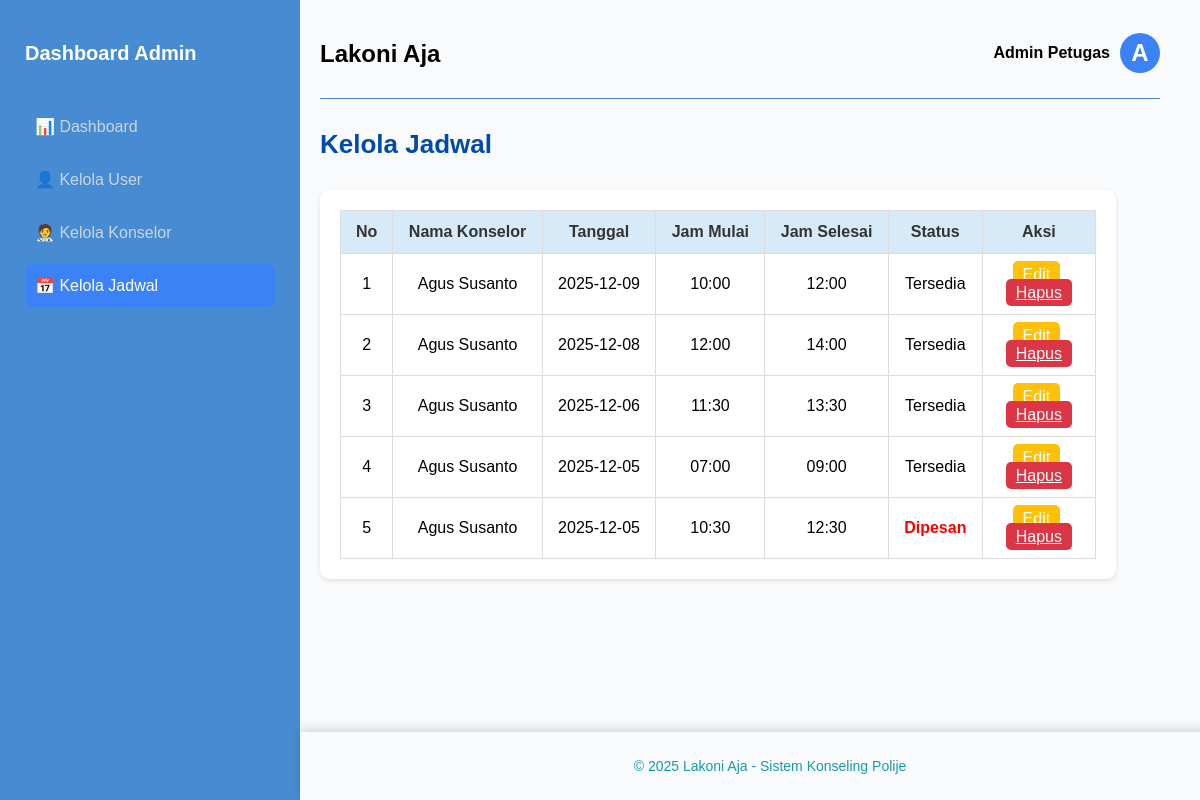
Page /kelola_jadwal.php (signed in) on the committed database.
### tables this page shows
CREATE TABLE `jadwal` (
  `id_jadwal` int NOT NULL,
  `id_konselor` int DEFAULT NULL,
  `tanggal` date NOT NULL,
  `jam_mulai` time NOT NULL,
  `jam_selesai` time NOT NULL,
  `status` enum('Tersedia','Dipesan','Selesai') NOT NULL DEFAULT 'Tersedia'
);

CREATE TABLE `konselor` (
  `id_konselor` int NOT NULL,
  `nama` varchar(100) NOT NULL,
  `username` varchar(50) NOT NULL,
  `password` varchar(255) NOT NULL,
  `nip` varchar(50) DEFAULT NULL,
  `bidang_keahlian` varchar(100) DEFAULT NULL,
  `kontak` varchar(100) DEFAULT NULL,
  `foto` varchar(255) DEFAULT NULL
);

### kelola_jadwal.php (the view, shortened to what this page needs)
<?php
include 'db.php';
$query = "
    SELECT j.*, k.nama AS nama_konselor
    FROM jadwal j
    JOIN konselor k ON j.id_konselor = k.id_konselor
    ORDER BY j.tanggal DESC, j.jam_mulai ASC
";
$result = mysqli_query($conn, $query);
?>
<!DOCTYPE html>
<html lang="en">
<head>
    <link rel="stylesheet" href="assets/css/kelola_jadwal.css">
    <link rel="stylesheet" href="https://cdnjs.cloudflare.com/ajax/libs/font-awesome/6.4.0/css/all.min.css">
</head>
<body>
<div class="sidebar">
    <div class="list_sidebar">
        <h2>Dashboard Admin</h2>
        <a href="dashboard_admin.php">📊 Dashboard</a>
        <a href="kelola_user.php">👤 Kelola User</a>
        <a href="kelola_konselor.php">🧑‍⚕️ Kelola Konselor</a>
        <a href="kelola_jadwal.php" class="active">📅 Kelola Jadwal</a>
    </div>
</div>
<div class="content">
    <div class="main-header">
        <h1 class="brand-title">Lakoni Aja</h1>
        <div class="profile-section">
            <span class="profile-name">Admin Petugas</span>
            <div class="profile-avatar">A</div>
        </div>
    </div>
    <hr class="header-line">
    <h1>Kelola Jadwal</h1>
    <div class="table-container">
        <table class="table-jadwal">
            <thead>
                <tr>
                    <th style="width: 5%;">No</th>
                    <th>Nama Konselor</th>
                    <th>Tanggal</th>
                    <th>Jam Mulai</th>
                    <th>Jam Selesai</th>
                    <th>Status</th>
                    <th style="width: 15%;">Aksi</th>
                </tr>
            </thead>
            <tbody>
            <?php
            $no = 1;
            if (mysqli_num_rows($result) > 0):
                while($row = mysqli_fetch_assoc($result)):
            ?>
                <tr>
                    <td><?= $no++; ?></td>
                    <td><?= htmlspecialchars($row['nama_konselor']); ?></td>
                    <td><?= htmlspecialchars($row['tanggal']); ?></td>
                    <td><?= htmlspecialchars(substr($row['jam_mulai'], 0, 5)); ?></td>
                    <td><?= htmlspecialchars(substr($row['jam_selesai'], 0, 5)); ?></td>
                    <td>
                        <?php
                            $status = strtolower($row['status']);
                            $class = ($status == "tersedia") ? 'status-tersedia' : 'status-booked';
                        ?>
                        <span class="<?= $class ?>"><?= $row['status']; ?></span>
                    </td>
                    <td>
                        <a href="edit_jadwal.php?id=<?= $row['id_jadwal']; ?>"
                           class="btn-edit">Edit</a>
                        <a href="kelola_jadwal.php?hapus=<?= $row['id_jadwal']; ?>"
                           onclick="return confirm('Yakin ingin menghapus jadwal ini?')"
                           class="btn-delete">Hapus</a>
                    </td>
                </tr>
            <?php
                endwhile;
            else:
            ?>
                <tr>
                    <td colspan="7" style="text-align:center;">Tidak ada jadwal ditemukan.</td>
                </tr>
            <?php endif; ?>
            </tbody>
        </table>
    </div>
</div>
<footer class="footer">
    <p>© 2025 Lakoni Aja - Sistem Konseling Polije</p>
</footer>
</body>
</html>

### assets/css/kelola_jadwal.css (style rules this page uses)
.main-header { display: flex; justify-content: space-between; margin-top: -50 px; margin-bottom: 30px; padding-bottom: -50px; padding-top: -40px; }
.brand-title { font-size: 24px; font-weight: 700; color: #000; margin: 0; }
.profile-section { display: flex; align-items: center; gap: 10px; margin-top: -7px; }
.profile-name { font-weight: 700; font-size: 16px; color: #000; }
.profile-avatar { width: 40px; height: 40px; background-color: #3B82F6; color: white; font-weight: 600; font-size: 24px; border-radius: 50%; display: flex; justify-content: center; align-items: center; }
.header-line { border: 0; border-top: 1px solid #4a81ca; margin-bottom: 30px; opacity: 1; margin-top: -5px; }
.table-container { margin-top: 30px; background: white; padding: 20px; border-radius: 10px; width: 90%; box-shadow: 0 2px 5px rgba(0,0,0,0.1); }
.table-jadwal { width: 100%; border-collapse: collapse; font-family: sans-serif; }
.table-jadwal th, .table-jadwal td { border: 1px solid #ddd; padding: 12px 15px; text-align: center; }
.table-jadwal th { background-color: #d6eaf8; color: #333; font-weight: bold; font-size: 16px; }
.btn-edit { background-color: #ffc107; border: none; padding: 5px 10px; border-radius: 5px; cursor: pointer; color: white; margin-right: 5px; }
.btn-delete { background-color: #dc3545; border: none; padding: 5px 10px; border-radius: 5px; cursor: pointer; color: white; }
.status-booked { color: red; font-weight: bold; }
.footer { position: fixed; bottom: 0; left: 0; width: calc(100% - 260px); margin-left: 300px; color: rgb(24, 155, 164); text-align: center; padding: 12px 0; font-size: 14px; box-shadow: 0 -3px 10px rgba(0,0,0,0.15); }
h1 { font-size: 26px; font-weight: bold; color: #004aad; margin-bottom: 15px; }

### assets/css/dashboard_admin.css (style rules this page uses)
body { margin: 0; font-family: "Poppins", sans-serif; background-color: #f8fafc; }
.sidebar { width: 250px; height: 100vh; background-color: #478cd2; color: #fff; position: fixed; top: 0; left: 0; padding: 25px; }
.sidebar h2 { font-size: 20px; margin-bottom: 40px; display: flex; gap: 10px; align-items: center; }
.sidebar a { text-decoration: none; color: #cbd5e1; font-size: 16px; display: block; padding: 12px 10px; border-radius: 8px; margin-bottom: 10px; transition: 0.3s; }
.sidebar .list_sidebar a:hover, .sidebar .list_sidebar .active { background-color: #3b82f6; color: #fff; }
.content { margin-left: 280px; padding: 40px; }
h1 { font-size: 32px; font-weight: bold; }
.footer { position: fixed; bottom: 0; left: 0; width: calc(100% - 260px); margin-left: 300px; color: rgb(24, 155, 164); text-align: center; padding: 12px 0; font-size: 14px; box-shadow: 0 -3px 10px rgba(0,0,0,0.15); }

### rows in the picture
jadwal: id_konselor.nama "Agus Susanto", tanggal "2025-12-09", jam_mulai "10:00", jam_selesai "12:00", status "Tersedia"
jadwal: id_konselor.nama "Agus Susanto", tanggal "2025-12-08", jam_mulai "12:00", jam_selesai "14:00", status "Tersedia"
jadwal: id_konselor.nama "Agus Susanto", tanggal "2025-12-06", jam_mulai "11:30", jam_selesai "13:30", status "Tersedia"
jadwal: id_konselor.nama "Agus Susanto", tanggal "2025-12-05", jam_mulai "07:00", jam_selesai "09:00", status "Tersedia"
jadwal: id_konselor.nama "Agus Susanto", tanggal "2025-12-05", jam_mulai "10:30", jam_selesai "12:30", status "Dipesan"
